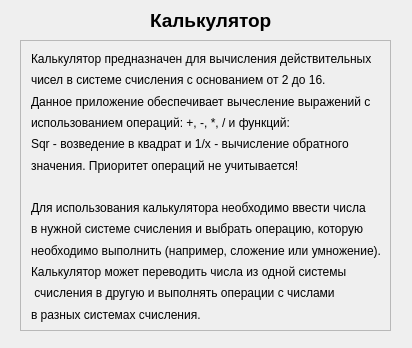
<?xml version="1.0" encoding="UTF-8"?>
<ui version="4.0">
 <class>Information</class>
 <widget class="QDialog" name="Information">
  <property name="geometry">
   <rect>
    <x>0</x>
    <y>0</y>
    <width>412</width>
    <height>348</height>
   </rect>
  </property>
  <property name="windowTitle">
   <string>Dialog</string>
  </property>
  <widget class="QLabel" name="label">
   <property name="geometry">
    <rect>
     <x>150</x>
     <y>10</y>
     <width>121</width>
     <height>21</height>
    </rect>
   </property>
   <property name="font">
    <font>
     <pointsize>14</pointsize>
     <bold>true</bold>
    </font>
   </property>
   <property name="text">
    <string>Калькулятор</string>
   </property>
  </widget>
  <widget class="QScrollArea" name="scrollArea">
   <property name="geometry">
    <rect>
     <x>20</x>
     <y>40</y>
     <width>371</width>
     <height>291</height>
    </rect>
   </property>
   <property name="widgetResizable">
    <bool>true</bool>
   </property>
   <widget class="QWidget" name="scrollAreaWidgetContents">
    <property name="geometry">
     <rect>
      <x>0</x>
      <y>0</y>
      <width>369</width>
      <height>289</height>
     </rect>
    </property>
    <widget class="QLabel" name="label_2">
     <property name="geometry">
      <rect>
       <x>10</x>
       <y>20</y>
       <width>371</width>
       <height>91</height>
      </rect>
     </property>
     <property name="font">
      <font>
       <pointsize>10</pointsize>
      </font>
     </property>
     <property name="text">
      <string/>
     </property>
    </widget>
    <widget class="QWidget" name="verticalLayoutWidget">
     <property name="geometry">
      <rect>
       <x>10</x>
       <y>10</y>
       <width>351</width>
       <height>271</height>
      </rect>
     </property>
     <layout class="QVBoxLayout" name="verticalLayout">
      <item>
       <widget class="QLabel" name="label_3">
        <property name="text">
         <string>Калькулятор предназначен для вычисления действительных </string>
        </property>
        <property name="alignment">
         <set>Qt::AlignJustify|Qt::AlignVCenter</set>
        </property>
       </widget>
      </item>
      <item>
       <widget class="QLabel" name="label_4">
        <property name="text">
         <string>чисел в системе счисления с основанием от 2 до 16.</string>
        </property>
        <property name="alignment">
         <set>Qt::AlignLeading|Qt::AlignLeft|Qt::AlignVCenter</set>
        </property>
       </widget>
      </item>
      <item>
       <widget class="QLabel" name="label_5">
        <property name="text">
         <string>Данное приложение обеспечивает вычесление выражений с </string>
        </property>
       </widget>
      </item>
      <item>
       <widget class="QLabel" name="label_6">
        <property name="text">
         <string>использованием операций: +, -, *, / и функций: </string>
        </property>
       </widget>
      </item>
      <item>
       <widget class="QLabel" name="label_7">
        <property name="text">
         <string>Sqr - возведение в квадрат и 1/х - вычисление обратного</string>
        </property>
       </widget>
      </item>
      <item>
       <widget class="QLabel" name="label_8">
        <property name="text">
         <string>значения. Приоритет операций не учитывается!</string>
        </property>
       </widget>
      </item>
      <item>
       <widget class="QLabel" name="label_18">
        <property name="text">
         <string/>
        </property>
       </widget>
      </item>
      <item>
       <widget class="QLabel" name="label_9">
        <property name="text">
         <string>Для использования калькулятора необходимо ввести числа </string>
        </property>
        <property name="alignment">
         <set>Qt::AlignLeading|Qt::AlignLeft|Qt::AlignVCenter</set>
        </property>
       </widget>
      </item>
      <item>
       <widget class="QLabel" name="label_10">
        <property name="text">
         <string>в нужной системе счисления и выбрать операцию, которую </string>
        </property>
       </widget>
      </item>
      <item>
       <widget class="QLabel" name="label_11">
        <property name="text">
         <string>необходимо выполнить (например, сложение или умножение). </string>
        </property>
       </widget>
      </item>
      <item>
       <widget class="QLabel" name="label_12">
        <property name="text">
         <string>Калькулятор может переводить числа из одной системы</string>
        </property>
       </widget>
      </item>
      <item>
       <widget class="QLabel" name="label_13">
        <property name="text">
         <string> счисления в другую и выполнять операции с числами </string>
        </property>
       </widget>
      </item>
      <item>
       <widget class="QLabel" name="label_14">
        <property name="text">
         <string>в разных системах счисления.</string>
        </property>
       </widget>
      </item>
     </layout>
    </widget>
   </widget>
  </widget>
 </widget>
 <resources/>
 <connections/>
</ui>
